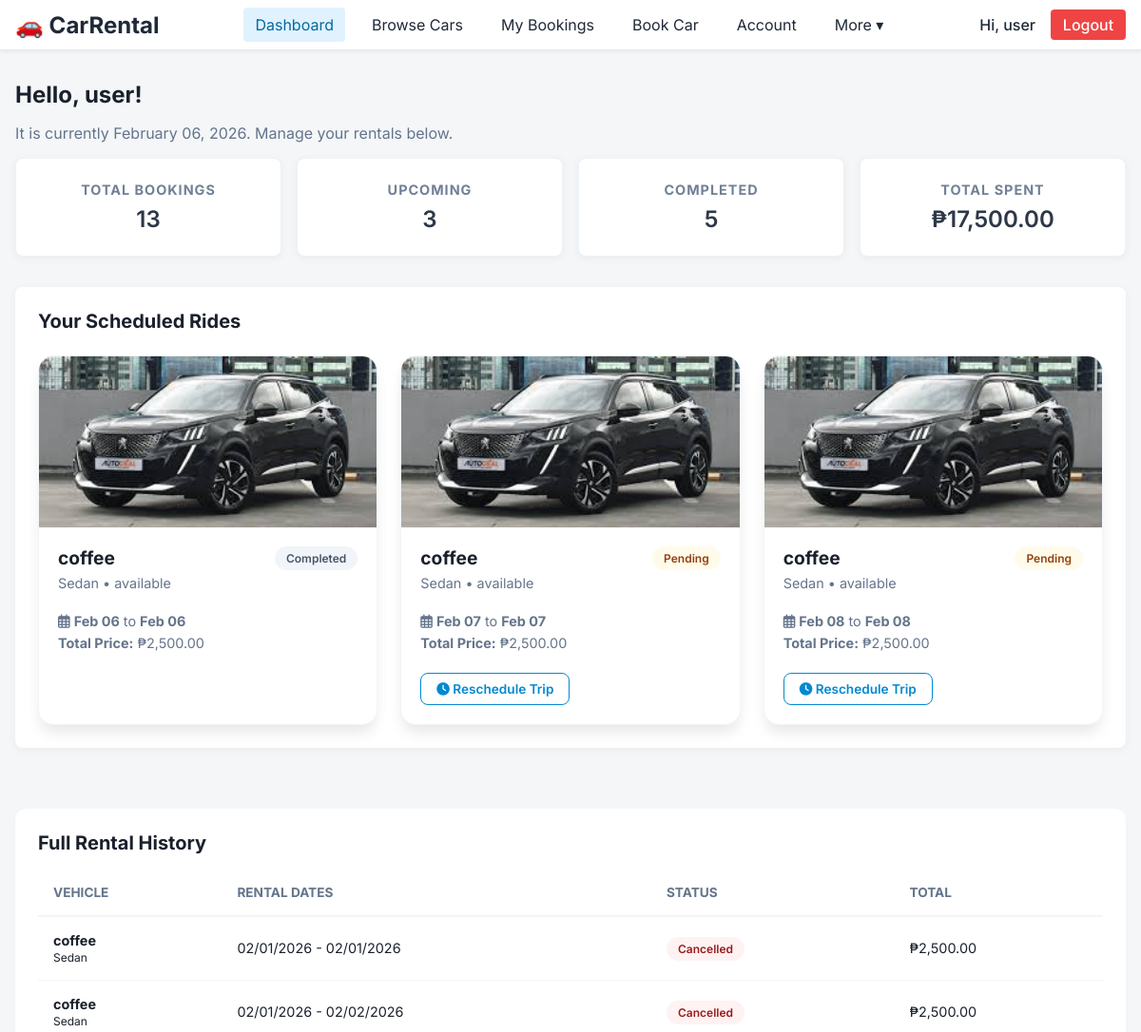
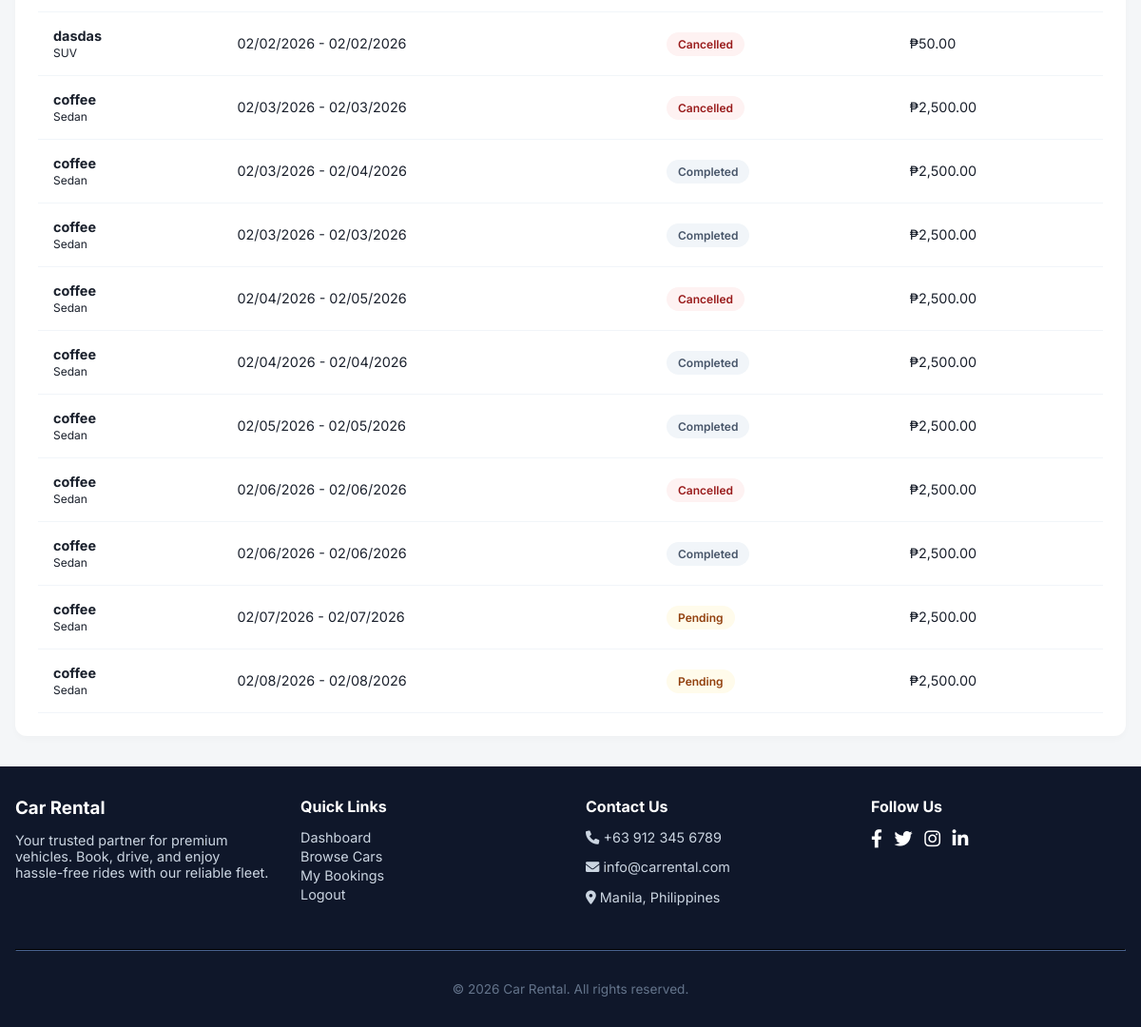
The page /car-rental-system/client/dashboard.php (signed in) on the database its author committed (2 pictures, top to bottom).
### tables this page shows
CREATE TABLE `bookings` (
  `id` int(10) UNSIGNED NOT NULL,
  `user_id` int(10) UNSIGNED NOT NULL,
  `car_id` int(10) UNSIGNED NOT NULL,
  `start_date` date NOT NULL,
  `end_date` date NOT NULL,
  `status` enum('pending','confirmed','cancelled','completed') DEFAULT 'pending',
  `total_price` decimal(10,2) NOT NULL,
  `created_at` datetime DEFAULT current_timestamp(),
  `cleared` tinyint(1) DEFAULT 0,
  `reference_number` varchar(50) DEFAULT NULL,
  `payment_receipt` varchar(255) DEFAULT NULL,
  `payment_status` enum('paid','unpaid') DEFAULT 'unpaid'
);

CREATE TABLE `cars` (
  `id` int(10) UNSIGNED NOT NULL,
  `name` varchar(100) NOT NULL,
  `brand` varchar(50) NOT NULL,
  `price_per_day` decimal(10,2) NOT NULL,
  `price_per_hour` decimal(10,2) NOT NULL,
  `image` varchar(255) DEFAULT NULL,
  `created_at` datetime DEFAULT current_timestamp(),
  `type` varchar(50) NOT NULL DEFAULT 'Economy',
  `status` varchar(20) NOT NULL DEFAULT 'available'
);

### car-rental-system/client/dashboard.php (the view, shortened to what this page needs)
<?php
require_once '../config/dbconnect.php';
$user_id = $_SESSION['user_id'];
$user_name = $_SESSION['user_name'];
$query = "
SELECT b.id AS booking_id, b.car_id, b.start_date, b.end_date, b.status,
       c.name AS car_name, c.brand, c.type, c.price_per_day, c.image
FROM bookings b
JOIN cars c ON b.car_id = c.id
WHERE b.user_id = ?
ORDER BY b.start_date ASC
";
$stmt = $conn->prepare($query);
$stmt->bind_param("i", $user_id);
$stmt->execute();
$result = $stmt->get_result();
$bookings = $result->fetch_all(MYSQLI_ASSOC);
$today = date('Y-m-d');
$totalBookings = count($bookings);
$upcoming = array_filter($bookings, function($b) use ($today) {
    $status = strtolower($b['status']);
    return $b['start_date'] >= $today && !in_array($status, ['cancelled', 'rejected']);
});
$completed = array_filter($bookings, fn($b) => strtolower($b['status']) === 'completed');
$totalSpent = 0;
foreach ($bookings as $b) {
    $status = strtolower($b['status']);
    if ($status !== 'cancelled' && $status !== 'rejected') {
        $days = max(1, ceil((strtotime($b['end_date']) - strtotime($b['start_date'])) / 86400));
        $totalSpent += $b['price_per_day'] * $days;
    }
}
function statusBadge($status, $startDate) {
    $status = strtolower($status);
    $colors = [
        'pending'   => 'badge-pending',
        'approved'  => 'badge-approved',
        'confirmed' => 'badge-approved',
        'completed' => 'badge-completed',
        'cancelled' => 'badge-cancelled',
        'rejected'  => 'badge-rejected'
    ];
    $class = $colors[$status] ?? 'badge-completed';
    return "<span class='$class'>".ucfirst($status)."</span>";
}
?>
<!DOCTYPE html>
<html lang="en">
<head>
    <link rel="stylesheet" href="https://cdnjs.cloudflare.com/ajax/libs/font-awesome/6.0.0/css/all.min.css">
</head>
<body>
<?php include '../components/layout/client-header.php'; ?>
<main class="dashboard-main">
    <section class="page-header">
        <h1>Hello, <?php echo htmlspecialchars($user_name); ?>!</h1>
        <p style="color: #64748b;">It is currently <?php echo date('F d, Y'); ?>. Manage your rentals below.</p>
    </section>
    <section class="dashboard-stats stats-grid">
        <div class="stat-card"><h2>Total Bookings</h2><p><?php echo $totalBookings; ?></p></div>
        <div class="stat-card"><h2>Upcoming</h2><p><?php echo count($upcoming); ?></p></div>
        <div class="stat-card"><h2>Completed</h2><p><?php echo count($completed); ?></p></div>
        <div class="stat-card"><h2>Total Spent</h2><p>₱<?php echo number_format($totalSpent,2); ?></p></div>
    </section>
    <?php if(count($upcoming)>0): ?>
    <section class="upcoming-bookings">
        <h2 style="margin-bottom: 1.5rem; font-size: 1.25rem;">Your Scheduled Rides</h2>
        <div class="upcoming-cards">
            <?php foreach($upcoming as $b):
                $days = max(1, ceil((strtotime($b['end_date']) - strtotime($b['start_date']))/86400));
                $totalPrice = $b['price_per_day'] * $days;
                $isReserved = (($b['status'] == 'approved' || $b['status'] == 'confirmed') && $b['start_date'] > $today);
            ?>
            <div class="booking-card">
                <img src="../<?php echo htmlspecialchars($b['image']); ?>" alt="Car Image">
                <div class="booking-info">
                    <div style="display:flex; justify-content:space-between; align-items:flex-start;">
                        <div>
                            <h3><?php echo htmlspecialchars($b['car_name']); ?></h3>
                            <p><?php echo htmlspecialchars($b['brand']); ?> • <?php echo htmlspecialchars($b['type']); ?></p>
                        </div>
                        <?php echo statusBadge($b['status'], $b['start_date']); ?>
                    </div>
                    <p style="margin-top:1rem;"><i class="far fa-calendar-alt"></i> <strong><?php echo date('M d', strtotime($b['start_date'])); ?></strong> to <strong><?php echo date('M d', strtotime($b['end_date'])); ?></strong></p>
                    <p><strong>Total Price:</strong> ₱<?php echo number_format($totalPrice,2); ?></p>
                    <?php if($isReserved || strtolower($b['status']) == 'pending'): ?>
                        <a href="complete_booking.php?booking_id=<?php echo $b['booking_id']; ?>&car_id=<?php echo $b['car_id']; ?>" class="btn-reschedule">
                            <i class="fas fa-clock"></i> Reschedule Trip
                        </a>
                    <?php endif; ?>
                </div>
            </div>
            <?php endforeach; ?>
        </div>
    </section>
    <?php endif; ?>
    <section class="history-section">
        <h2 style="font-size: 1.25rem;">Full Rental History</h2>
        <table>
            <thead>
                <tr>
                    <th>VEHICLE</th>
                    <th>RENTAL DATES</th>
                    <th>STATUS</th>
                    <th>TOTAL</th>
                </tr>
            </thead>
            <tbody>
                <?php foreach($bookings as $b):
                     $days = max(1, ceil((strtotime($b['end_date']) - strtotime($b['start_date']))/86400));
                     $totalPrice = $b['price_per_day'] * $days;
                ?>
                <tr>
                    <td><strong><?php echo htmlspecialchars($b['car_name']); ?></strong><br><small><?php echo htmlspecialchars($b['brand']); ?></small></td>
                    <td><?php echo date('m/d/Y', strtotime($b['start_date'])); ?> - <?php echo date('m/d/Y', strtotime($b['end_date'])); ?></td>
                    <td><?php echo statusBadge($b['status'], $b['start_date']); ?></td>
                    <td>₱<?php echo number_format($totalPrice, 2); ?></td>
                </tr>
                <?php endforeach; ?>
            </tbody>
        </table>
    </section>
</main>
<?php include '../components/layout/client-footer.php'; ?>
</body>
</html>

### car-rental-system/components/layout/client-header.php (shortened to what this page needs)
<?php
$userName = isset($_SESSION['user_name']) ? $_SESSION['user_name'] : 'Client';
$currentPage = basename($_SERVER['PHP_SELF']);
$currentDir = __DIR__;
$documentRoot = $_SERVER['DOCUMENT_ROOT'];
$relativePath = str_replace($documentRoot, '', $currentDir);
$relativePath = ltrim($relativePath, '/');
$folderDepth = ($relativePath === '') ? 0 : substr_count($relativePath, '/');
$base = str_repeat('../', $folderDepth);
?>
<!DOCTYPE html>
<html lang="en">
<head>
    <link rel="stylesheet" href="<?php echo $base; ?>../assets/css/clientstyles.css">
</head>
<body>
<header class="client-header">
    <div class="header-container">
        <div class="header-left">
            <a href="<?php echo $base; ?>../index.php" class="logo">🚗 CarRental</a>
        </div>
        <nav class="header-nav" id="navMenu">
            <a href="<?php echo $base; ?>dashboard.php" class="nav-link <?php if ($currentPage=='dashboard.php') echo 'active'; ?>">Dashboard</a>
            <a href="<?php echo $base; ?>browse-cars.php" class="nav-link <?php if ($currentPage=='browse-cars.php') echo 'active'; ?>">Browse Cars</a>
            <a href="<?php echo $base; ?>bookings.php" class="nav-link <?php if ($currentPage=='bookings.php') echo 'active'; ?>">My Bookings</a>
            <a href="<?php echo $base; ?>book-car.php" class="nav-link <?php if ($currentPage=='book-car.php') echo 'active'; ?>">Book Car</a>
            <a href="<?php echo $base; ?>account.php" class="nav-link <?php if ($currentPage=='account.php') echo 'active'; ?>">Account</a>
            <div class="nav-dropdown">
                <span class="nav-link">More ▾</span>
            </div>
        </nav>
        <div class="header-right">
            <span class="welcome-text">Hi, <?php echo htmlspecialchars($userName); ?></span>
            <a href="<?php echo $base; ?>../auth/logout.php" class="btn-logout">Logout</a>
        </div>
    </div>
</header>
</body>
</html>

### car-rental-system/components/layout/client-footer.php (shortened to what this page needs)
<footer class="sticky-footer">
    <div class="footer-container">
        <div style="flex:1; min-width:200px;">
            <h3>Car Rental</h3>
            <p>Your trusted partner for premium vehicles. Book, drive, and enjoy hassle-free rides with our reliable fleet.</p>
        </div>
        <div style="flex:1; min-width:150px;">
            <h4>Quick Links</h4>
            <ul>
                <li><a href="../client/dashboard.php">Dashboard</a></li>
                <li><a href="../client/browse-cars.php">Browse Cars</a></li>
                <li><a href="../client/bookings.php">My Bookings</a></li>
                <li><a href="../auth/logout.php">Logout</a></li>
            </ul>
        </div>
        <div style="flex:1; min-width:200px;">
            <h4>Contact Us</h4>
            <p><i class="fa-solid fa-phone"></i> +63 912 345 6789</p>
            <p><i class="fa-solid fa-envelope"></i> info@carrental.com</p>
            <p><i class="fa-solid fa-location-dot"></i> Manila, Philippines</p>
        </div>
        <div style="flex:1; min-width:150px;">
            <h4>Follow Us</h4>
            <div class="social-links" style="margin-top:0.5rem;">
                <a href="#"><i class="fab fa-facebook-f"></i></a>
                <a href="#"><i class="fab fa-twitter"></i></a>
                <a href="#"><i class="fab fa-instagram"></i></a>
                <a href="#"><i class="fab fa-linkedin-in"></i></a>
            </div>
        </div>
    </div>
    <hr>
    <div class="copyright">
        &copy; <?= date('Y') ?> Car Rental. All rights reserved.
    </div>
</footer>

### car-rental-system/assets/css/clientstyles.css (style rules this page uses)
body { font-family: 'Inter', sans-serif; background-color: #f4f6f8; margin: 0; padding: 0; color: #1a202c; }
a { text-decoration: none; color: #3182ce; }
h1, h2, h3, h4, h5, h6 { margin: 0; }
.client-header { width: 100%; background: #fff; border-bottom: 1px solid #e2e8f0; box-shadow: 0 2px 4px rgba(0,0,0,0.05); position: sticky; top: 0; z-index: 1000; font-family: 'Inter', sans-serif; }
.header-container { max-width: 1200px; margin: 0 auto; padding: 0.5rem 1rem; display: flex; align-items: center; justify-content: space-between; flex-wrap: wrap; }
.header-left .logo { font-size: 1.5rem; font-weight: 700; color: #1f2937; text-decoration: none; }
.header-nav { display: flex; align-items: center; gap: 1rem; }
.header-nav .nav-link { text-decoration: none; color: #1f2937; padding: 0.5rem 0.75rem; border-radius: 0.25rem; transition: all 0.2s; }
.header-nav .nav-link:hover, .header-nav .nav-link.active { background-color: #e0f2fe; color: #0369a1; }
.nav-dropdown { position: relative; }
.header-right { display: flex; align-items: center; gap: 1rem; }
.header-right .welcome-text { font-weight: 500; color: #1f2937; }
.header-right .btn-logout { text-decoration: none; padding: 0.4rem 0.8rem; border-radius: 0.25rem; background-color: #ef4444; color: #fff; font-weight: 500; transition: background 0.2s; }
.dashboard-main { max-width: 1200px; margin: 2rem auto; padding: 0 1rem; }
.stats-grid { display: grid; grid-template-columns: repeat(auto-fit, minmax(180px, 1fr)); gap: 1rem; margin-bottom: 2rem; }
.stat-card { background-color: #fff; padding: 1.5rem; border-radius: 0.5rem; text-align: center; box-shadow: 0 2px 10px rgba(0,0,0,0.05); transition: transform 0.2s ease, box-shadow 0.2s ease; }
.stat-card h2 { font-size: 0.9rem; color: #718096; margin-bottom: 0.5rem; }
.stat-card p { font-size: 1.5rem; font-weight: 600; color: #2d3748; }
.upcoming-bookings { background-color: #fff; padding: 1.5rem; border-radius: 0.5rem; box-shadow: 0 2px 10px rgba(0,0,0,0.05); }
.upcoming-bookings h2 { font-size: 1.2rem; margin-bottom: 1rem; }

### car-rental-system/client/dashboard.php (style rules this page uses)
:root { --primary-blue: #0288d1; --bg-light: #f7f8fa; }
body { font-family: 'Inter', sans-serif; background: var(--bg-light); margin:0; padding:0; color: #333; }
.dashboard-main { max-width:1200px; margin:2rem auto; padding:0 1rem; }
.stats-grid { display:grid; grid-template-columns:repeat(auto-fit,minmax(200px,1fr)); gap:1.5rem; margin-bottom:2.5rem; }
.stat-card { background:#fff; padding:1.5rem; border-radius:12px; text-align:center; box-shadow:0 4px 6px rgba(0,0,0,0.02); border: 1px solid #edf2f7; }
.stat-card h2 { font-size:0.85rem; color:#718096; text-transform: uppercase; letter-spacing: 1px; margin-bottom: 0.5rem; }
.stat-card p { font-size:1.75rem; font-weight:700; color:#1a202c; margin:0; }
.upcoming-cards { display:grid; grid-template-columns:repeat(auto-fit,minmax(300px,1fr)); gap:1.5rem; }
.booking-card { background:#fff; border-radius:16px; overflow:hidden; box-shadow:0 10px 15px -3px rgba(0,0,0,0.1); transition:transform 0.2s; display:flex; flex-direction:column; border: 1px solid #f1f5f9; }
.booking-card img { width:100%; height:180px; object-fit:cover; }
.booking-info { padding:1.25rem; flex-grow:1; }
.booking-info h3 { font-size:1.2rem; margin-bottom:0.25rem; font-weight: 700; }
.booking-info p { font-size:0.9rem; color:#64748b; margin:0.4rem 0; }
.badge-pending { background:#fffbeb; color:#92400e; padding:5px 12px; border-radius:20px; font-size:0.75rem; font-weight:600; }
.badge-completed { background:#f1f5f9; color:#475569; padding:5px 12px; border-radius:20px; font-size:0.75rem; font-weight:600; }
.badge-cancelled, .badge-rejected { background:#fef2f2; color:#991b1b; padding:5px 12px; border-radius:20px; font-size:0.75rem; font-weight:600; }
.btn-reschedule { display: inline-block; background: #fff; color: var(--primary-blue); border: 1px solid var(--primary-blue); padding: 0.5rem 1rem; border-radius: 8px; text-decoration: none; font-size: 0.85rem; font-weight: 600; margin-top: 1rem; transition: 0.2s; }
.history-section { margin-top: 4rem; background: #fff; padding: 1.5rem; border-radius: 12px; box-shadow: 0 4px 6px rgba(0,0,0,0.02); }
table { width:100%; border-collapse:collapse; margin-top:1rem; }
th { text-align:left; padding:1rem; color:#64748b; font-size:0.85rem; border-bottom: 2px solid #f1f5f9; }
td { padding:1rem; border-bottom: 1px solid #f1f5f9; font-size:0.9rem; }

### rows shown on the page
bookings: car.image (picture), car.name "coffee", car.brand "Sedan", car.type "available", status "Completed", start_date "Feb 06", end_date "Feb 06", totalPrice "2,500.00", start_date "02/06/2026", end_date "02/06/2026"
bookings: car.image (picture), car.name "coffee", car.brand "Sedan", car.type "available", status "Pending", start_date "Feb 07", end_date "Feb 07", totalPrice "2,500.00", start_date "02/07/2026", end_date "02/07/2026"
bookings: car.image (picture), car.name "coffee", car.brand "Sedan", car.type "available", status "Pending", start_date "Feb 08", end_date "Feb 08", totalPrice "2,500.00", start_date "02/08/2026", end_date "02/08/2026"
bookings: car.name "coffee", car.brand "Sedan", start_date "02/01/2026", end_date "02/01/2026", status "Cancelled", totalPrice "2,500.00"
bookings: car.name "coffee", car.brand "Sedan", start_date "02/01/2026", end_date "02/02/2026", status "Cancelled", totalPrice "2,500.00"
bookings: car.name "dasdas", car.brand "SUV", start_date "02/02/2026", end_date "02/02/2026", status "Cancelled", car.price_per_day "50.00"
bookings: car.name "coffee", car.brand "Sedan", start_date "02/03/2026", end_date "02/03/2026", status "Cancelled", totalPrice "2,500.00"
bookings: car.name "coffee", car.brand "Sedan", start_date "02/03/2026", end_date "02/04/2026", status "Completed", totalPrice "2,500.00"
bookings: car.name "coffee", car.brand "Sedan", start_date "02/03/2026", end_date "02/03/2026", status "Completed", totalPrice "2,500.00"
bookings: car.name "coffee", car.brand "Sedan", start_date "02/04/2026", end_date "02/05/2026", status "Cancelled", totalPrice "2,500.00"
bookings: car.name "coffee", car.brand "Sedan", start_date "02/04/2026", end_date "02/04/2026", status "Completed", totalPrice "2,500.00"
bookings: car.name "coffee", car.brand "Sedan", start_date "02/05/2026", end_date "02/05/2026", status "Completed", totalPrice "2,500.00"
bookings: car.name "coffee", car.brand "Sedan", start_date "02/06/2026", end_date "02/06/2026", status "Cancelled", totalPrice "2,500.00"

### other values the page prints
$userName "user"
$user_name "user"
$totalBookings "13"
count($upcoming) "3"
count($completed) "5"
$totalSpent "17,500.00"
